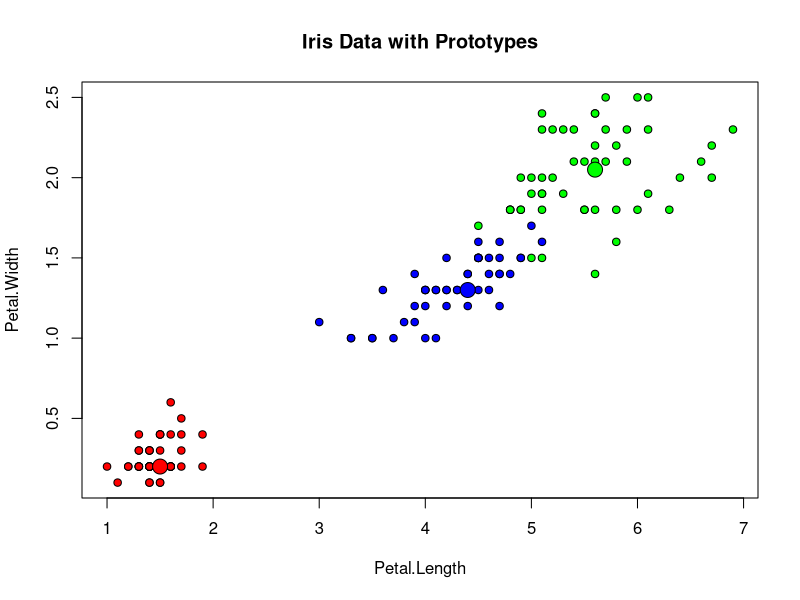

Source code (R):
# Unsupervised random forest
# https://www.tutorialspoint.com/r/r_random_forest.htm
# https://cran.r-project.org/web/packages/randomForest/randomForest.pdf

#install.packages("randomForest")
library("randomForest")
data(iris)
#iris.rf <- randomForest(iris[,-5], iris[,5], prox=TRUE)
iris.rf <- randomForest(iris[,-5],  prox=TRUE)
iris.p <- classCenter(iris[,-5], iris[,5], iris.rf$prox)
plot(iris[,3], iris[,4], pch=21, xlab=names(iris)[3], ylab=names(iris)[4],
     bg=c("red", "blue", "green")[as.numeric(factor(iris$Species))],
     main="Iris Data with Prototypes")
points(iris.p[,3], iris.p[,4], pch=21, cex=2, bg=c("red", "blue", "green"))
#?classCenter
#?randomForest
